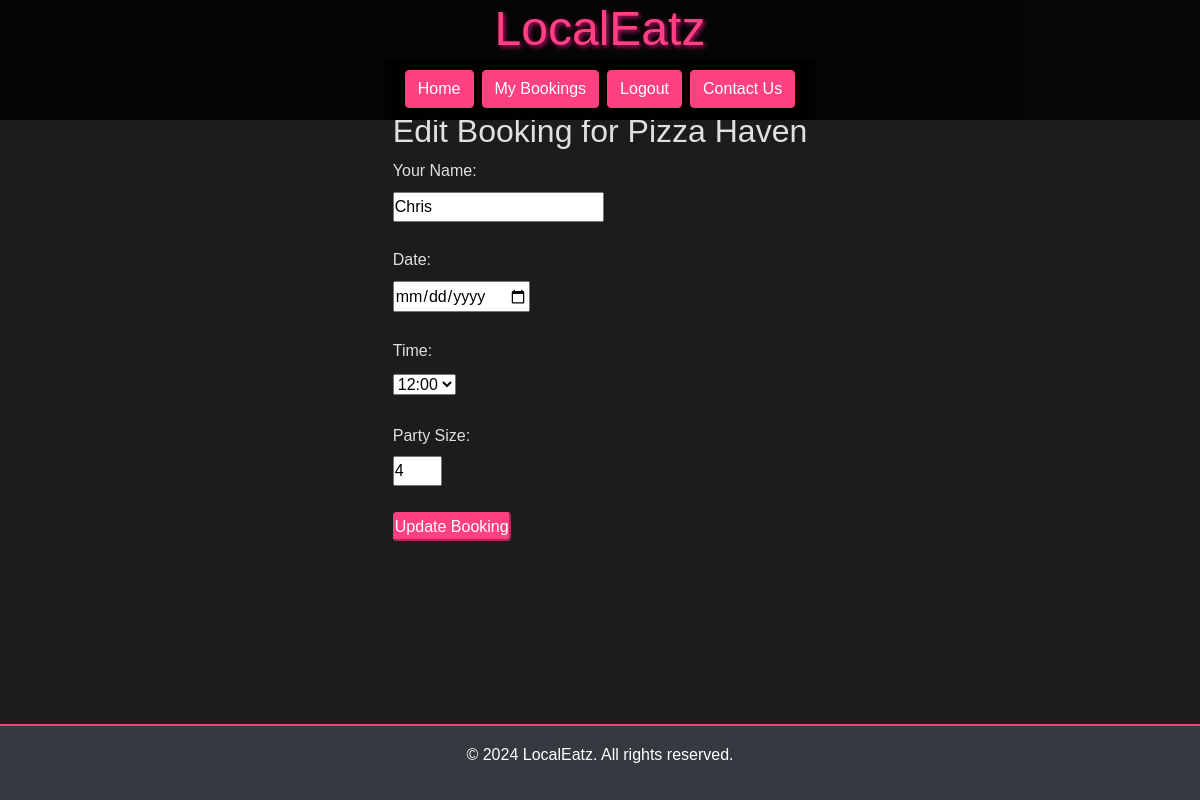
The app's page /edit-booking/78/ (signed in), older data.
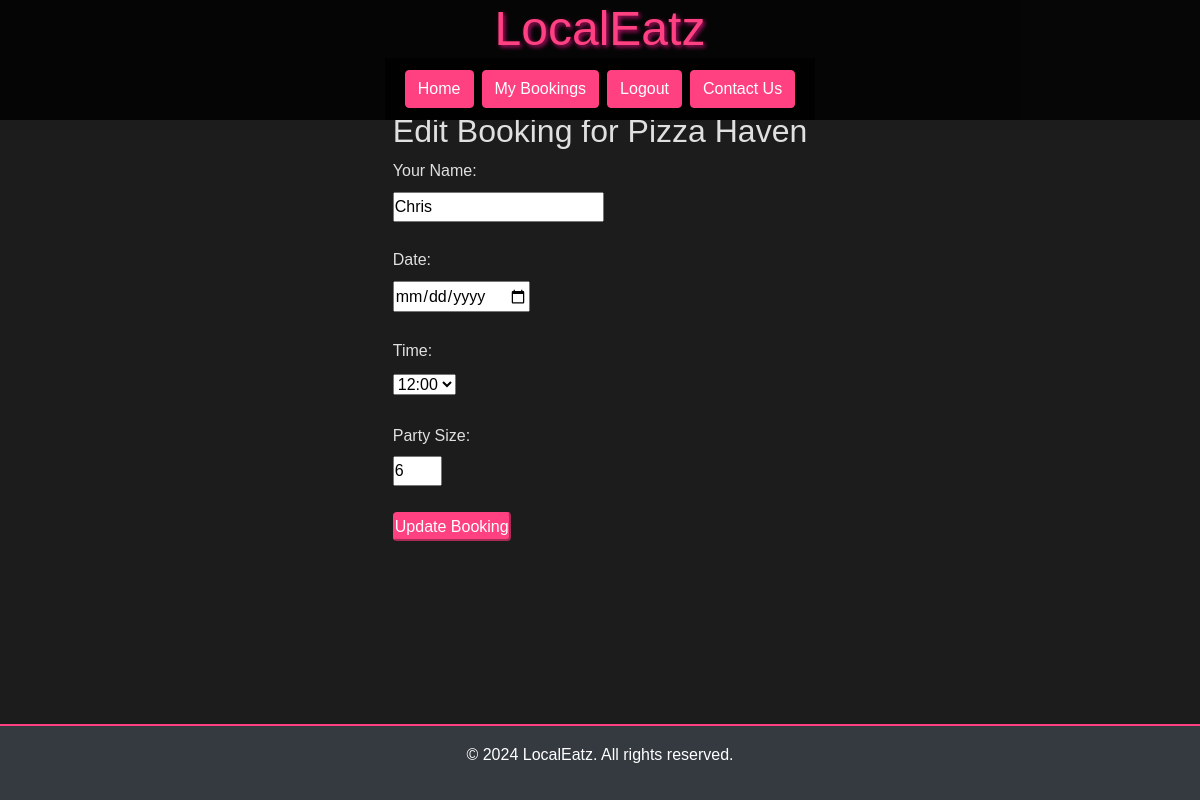
The same page, newer data.
### restaurants/models.py (models this page shows, shortened)
class Restaurant(models.Model):
    name = models.CharField(max_length=255)
    address = models.CharField(max_length=255)
    description = models.TextField(blank=True)
    max_tables = models.IntegerField(default=3)

class Booking(models.Model):
    user = models.ForeignKey(User, on_delete=models.SET_NULL, null=True)
    restaurant = models.ForeignKey(Restaurant, on_delete=models.CASCADE)
    name = models.CharField(max_length=100)
    date = models.DateField()  # Date of the booking
    time = models.TimeField()  # Time of the booking
    party_size = models.PositiveIntegerField()  # Number of people in the party

### restaurants/views.py (the view)
@login_required
def edit_booking(request, booking_id):
    booking = get_object_or_404(Booking, id=booking_id, user=request.user)
    if request.method == 'POST':
        form = BookingForm(request.POST, instance=booking)
        if form.is_valid():
            updated_booking = form.save()  # Save the booking
            messages.success(request, 'Booking updated successfully.')
            subject = 'Booking Updated'
            html_message = render_to_string(
             'emails/booking_update.html',
             {'user': request.user, 'booking': updated_booking}
            )
            plain_message = strip_tags(html_message)
            send_mail(subject, plain_message, settings.DEFAULT_FROM_EMAIL,
                      [request.user.email],
                      html_message=html_message)
            return redirect('my_bookings')
        else:
            messages.error(request, 'Please correct the errors below.')
    else:
        form = BookingForm(instance=booking)
    return render(request, 'restaurants/edit_booking.html', {
        'form': form,
        'restaurant': booking.restaurant,  # Pass the associated restaurant
        'booking': booking  # Pass the booking object being edited
    })

### restaurants/forms.py
class BookingForm(forms.ModelForm):
    class Meta:
        model = Booking
        fields = ['name', 'date', 'time', 'party_size']

### restaurants/templates/restaurants/edit_booking.html (shortened to what this page needs)
{% extends 'base.html' %}
{% block content %}
<div class="booking-container">
    <div class="booking-content">
        <h2>Edit Booking for {{ restaurant.name }}</h2>
        <form method="post" action="{% url 'edit_booking' booking.id %}">
            <label for="name">Your Name:</label><br>
            <input type="text" id="name" name="name" value="{{ booking.name }}" required><br><br>
            <label for="date">Date:</label><br>
            <input type="date" id="date" name="date" value="{{ booking.date }}" required><br><br>
            <label for="time">Time:</label><br>
                <select id="time" name="time" required>
                </select><br><br>
            <label for="party_size">Party Size:</label><br>
            <input type="number" id="party_size" name="party_size" value="{{ booking.party_size }}" required min="2" max="8"><br><br>
            <button type="submit" class="btn-primary">Update Booking</button>
        </form>
    </div>
</div>
{% endblock %}

### restaurants/templates/base.html (shortened to what this page needs)
{% load static %}
{% url 'account_login' as login_url %}
{% url 'account_signup' as signup_url %}
{% url 'account_logout' as logout_url %}
{% url 'about' as about_url %}
<!DOCTYPE html>
<html lang="en">
<head>
    <link rel="stylesheet" href="https://stackpath.bootstrapcdn.com/bootstrap/4.5.2/css/bootstrap.min.css">
    <link rel="stylesheet" type="text/css" href="{% static 'css/styles.css' %}">
</head>
<body>
    <header class="d-flex flex-column align-items-center">
        <h1>LocalEatz</h1>
        <nav class="navbar navbar-expand-lg navbar-dark" style="background-color: rgba(0, 0, 0, 0.8);">
            <div class="collapse navbar-collapse justify-content-center" id="navbarNav">
                <ul class="navbar-nav">
                    {% if user.is_authenticated %}
                    <li class="nav-item">
                        <a href="{% url 'home' %}" class="btn btn-primary m-1">Home</a>
                    </li>
                    <li class="nav-item">
                        <a class="btn btn-primary m-1" href="{% url 'my_bookings' %}">My Bookings</a>
                    </li>
                    <li class="nav-item">
                        <a class="btn btn-primary m-1" href="{% url 'account_logout' %}">Logout</a>
                    </li>
                    <li class="nav-item">
                        <a class="btn btn-primary m-1" href="{% url 'about' %}">Contact Us</a>
                    </li>
                    {% endif %}
                </ul>
            </div>
        </nav>
    </header>
    <main>
        {% block content %}{% endblock %}
    </main>
    <footer class="bg-dark text-center text-white py-3">
        <p>&copy; 2024 LocalEatz. All rights reserved.</p>
    </footer>
</body>
</html>

### static/css/styles.css (style rules this page uses)
* { margin: 0; padding: 0; box-sizing: border-box; }
body { font-family: 'Arial', sans-serif; background: #1c1c1c; color: #e0e0e0; line-height: 1.6; padding: 0; margin: 0; }
header { background: rgba(0, 0, 0, 0.8); color: #ff4081; text-align: center; position: fixed; width: 100%; top: 0; left: 0; z-index: 1000; }
header h1 { font-size: 2rem; margin: 0; text-shadow: 2px 2px 4px rgba(255, 20, 147, 0.7); }
.btn-primary { background-color: #ff4081; color: #fff; border-radius: 4px; border-color: #ff4081; }
main { padding: 3rem 1rem 4rem !important; margin-top: 4rem; }
.booking-container { display: flex; justify-content: center; align-items: flex-start; }
footer { background: rgba(0, 0, 0, 0.8); color: #ff4081; padding: 1rem; text-align: center; position: fixed; height: min-content; width: 100%; bottom: 0; left: 0; z-index: 1000; border-top: 2px solid #ff4081; }
@media (min-width: 600px) { header h1 { font-size: 2.2rem; } }
@media (min-width: 768px) { header h1 { font-size: 2.5rem; } }
@media (min-width: 1024px) { header h1 { font-size: 3rem; } }

Row changes from the older to the newer data that the page shows:
changed Booking "Chris": party_size "4" → "6"
